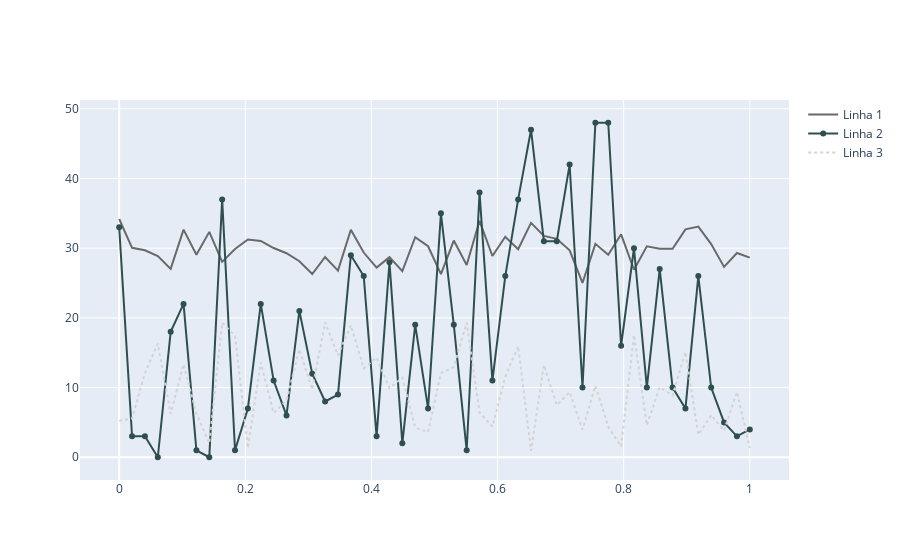

Write notebook code for a chart like this one.
### Code cell
fig = go.Figure()

fig.add_trace(go.Scatter(x = x,
                         y = random_y1,
                         mode = 'lines',
                         line = dict(color = '#696969'),
                         name = 'Linha 1'
                        ))

# Alterando a Linha 2
fig.add_trace(go.Scatter(x = x,
                         y = random_y2,
                         mode = 'lines+markers',
                         line = dict(color = '#2F4F4F', width = 2),
                         name = 'Linha 2'
                        ))

# Adicionando a Linha 3
fig.add_trace(go.Scatter(x = x,
                         y = random_y3,
                         mode = 'lines',
                         line = dict(color = '#D3D3D3',
                                     width = 2,
                                     dash = 'dot'),
                         name = 'Linha 3'
                        ))

fig.show()
